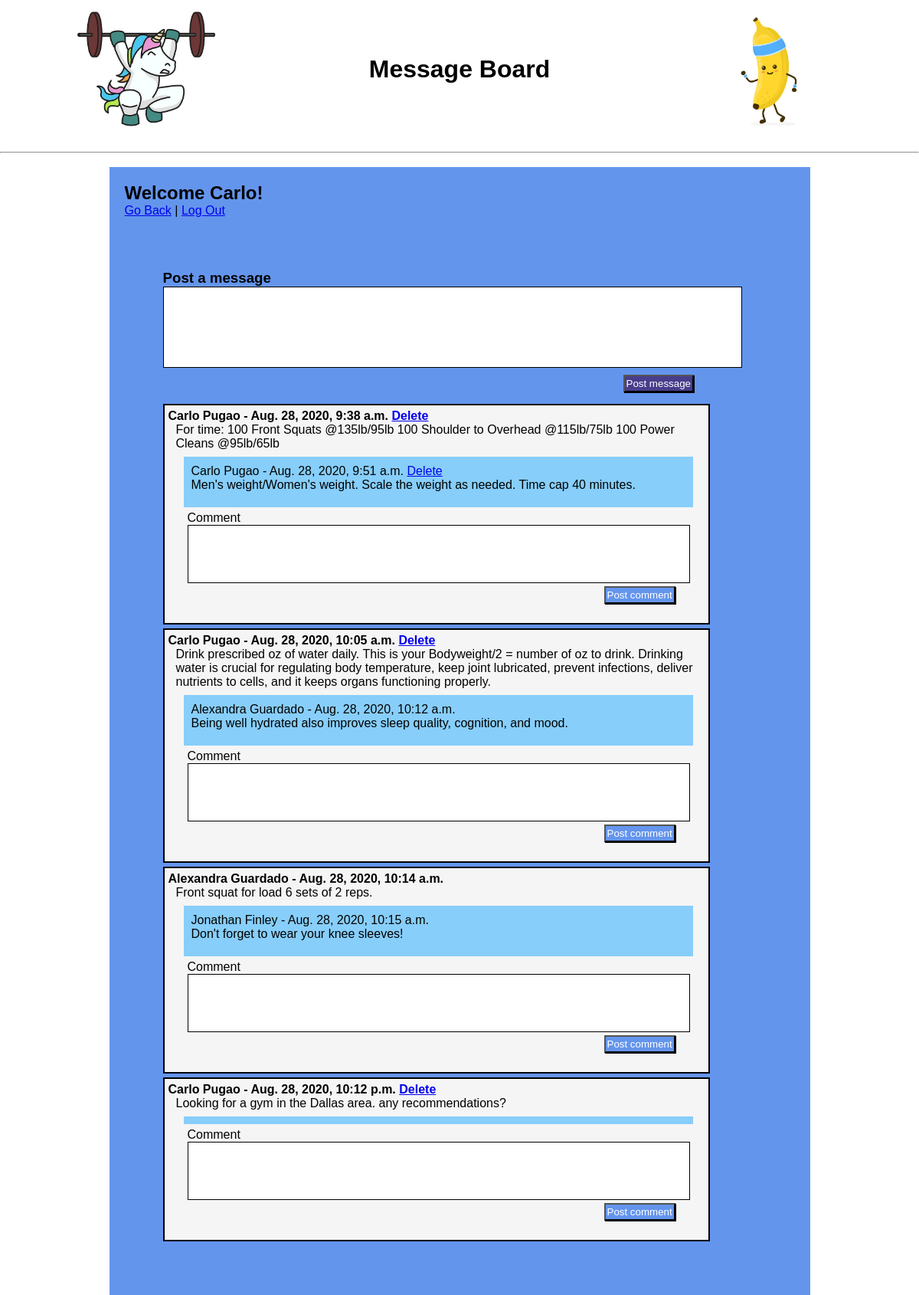
Screenshot of /message_board (signed in) with the database file from the repository.
### athletics_app/models.py (models this page shows)
class User(models.Model):
    first_name = models.CharField(max_length=64)
    last_name = models.CharField(max_length=64)
    gym = models.CharField(max_length=64)
    email = models.EmailField(max_length=255, unique=True)
    password = models.CharField(max_length=64)
    created_at = models.DateTimeField(auto_now_add=True)
    updated_at = models.DateTimeField(auto_now=True)
    objects = UserManager()

class Message(models.Model):
    message = models.TextField()
    created_at = models.DateTimeField(auto_now_add=True)
    updated_at = models.DateTimeField(auto_now=True)
    author = models.ForeignKey(
        User,
        related_name="messages",
        on_delete=models.CASCADE
    )

class Comment(models.Model):
    comment = models.TextField()
    created_at = models.DateTimeField(auto_now_add=True)
    updated_at = models.DateTimeField(auto_now=True)
    author = models.ForeignKey(
        User,
        related_name="comments",
        on_delete=models.CASCADE
    )
    message = models.ForeignKey(
        Message,
        related_name="comments",
        on_delete=models.CASCADE
    )

### athletics_app/views.py (the view)
# urls.py: path('message_board', views.message_board),
def message_board(request):
    context = {
        'user' : User.objects.get(id=request.session['user_id']),
        'all_messages' : Message.objects.all()
    }
    return render(request, 'message-board.html', context)

### athletics_app/templates/message-board.html (shortened to what this page needs)
<!DOCTYPE html>
<html lang="en">
<head>
    {% load static %}
    <link rel="stylesheet" href="{% static 'style.css' %}">
</head>
<body>
    <div class="headerdiv">
        <img class="image3" src="{% static 'images/unicorn.jpg' %}" />
        <h1>Message Board</h1>
        <img class="image3" src="{% static 'images/banana.jpg' %}" />
    </div>
    <br>
    <hr>
    <br>
    <div class="container">
        <h2>Welcome {{ user.first_name }}!</h2>
        <p><a href="/dashboard">Go Back</a> | <a href="/users/logout">Log Out</a></p>
        <br>
        <div class="main">
            <form class="message" action="/post_message" method="POST">
                <h3>Post a message</h3>
                <textarea name="message"></textarea>
                <button>Post message</button>
            </form>
            {% for message in all_messages %}
            <div class="post-area">
                <div class="message-div">
                    <p style="font-weight: bold;">{{ message.author.first_name }} {{ message.author.last_name }} -
                        {{ message.created_at }}
                        {% if user.id == message.author.id %}
                        <a href="/message/{{ message.id }}/delete">Delete</a>
                        {% endif %}
                    </p>
                    <p class="message-area">{{ message.message }}</p>
                </div>
                <div class="comment-div">
                    {% for comment in message.comments.all %}
                    <div class="comment-area">
                        <p styel="font-weight: bold;">
                            {{ comment.author.first_name }} {{ comment.author.last_name }} - {{ comment.created_at }}
                            {% if user.id == comment.author.id %}
                            <a href="/comment/{{ comment.id }}/delete">Delete</a>
                            {% endif %}
                        </p>
                        <p>{{ comment.comment }}</p>
                    </div>
                    {% endfor %}
                </div>
                <form class="comment" action="/post_comment" method="POST">
                    <p>Comment</p>
                    <textarea name="comment"></textarea>
                    <button>Post comment</button>
                </form>
            </div>
            {% endfor %}
        </div>
    </div>
</body>
</html>

### athletics_app/static/style.css (style rules this page uses)
* { margin:0px; padding:0px; font-family: Impact, Haettenschweiler, 'Arial Narrow Bold', sans-serif; }
.image3 { width: 15%; }
h1 { font-family: Impact, Haettenschweiler, 'Arial Narrow Bold', sans-serif; }
.headerdiv { display: flex; justify-content: space-around; align-items: center; }
.container { width:875px; margin: auto; background-color: cornflowerblue; padding: 20px; }
.post-area { width: 700px; background-color: whitesmoke; margin-top: 5px; padding: 5px; border: solid 2px black; }
.main { width: 100%; padding: 50px; }
.message textarea { width: 750px; height: 100px; border: solid 1px black; padding: 2px; resize: none; }
.message button { margin-top: 5px; margin-left: 601px; margin-bottom: 10px; padding:2px; color: white; background-color: darkslateblue; box-shadow: 1px 1px black; }
.message-area { margin-left: 10px; }
.message-div { margin-bottom: 8px; }
.comment-div { width: 655px; background-color: lightskyblue; margin-left: 20px; padding: 5px; }
.comment-area, .comment { margin-bottom: 10px; padding: 5px; }
.comment { margin-left: 20px; }
.comment textarea { width: 650px; height: 70px; padding: 2px; border: solid 1px black; resize: none; }
.comment button { margin-left: 544px; margin-bottom: 5px; padding: 2px; color: white; background-color: cornflowerblue; box-shadow: 1px 1px black; }

### rows the page displays
User: first_name "Carlo"
Message: author.first_name "Carlo", author.last_name "Pugao", created_at "Aug. 28, 2020, 9:38 a.m.", message "For time: 100 Front Squats @135lb/95lb 100 Shoulder to Overhead @115lb/75lb 100 Power Cleans @95lb/65lb"
Comment: author.first_name "Carlo", author.last_name "Pugao", created_at "Aug. 28, 2020, 9:51 a.m.", comment "Men's weight/Women's weight. Scale the weight as needed. Time cap 40 minutes."
Message: author.first_name "Carlo", author.last_name "Pugao", created_at "Aug. 28, 2020, 10:05 a.m.", message "Drink prescribed oz of water daily. This is your Bodyweight/2 = number of oz to drink. Drinking water is crucial for regulating body temperature, keep joint lubricated, prevent infections, deliver nutrients to cells, and it keeps organs functioning properly."
Comment: author.first_name "Alexandra", author.last_name "Guardado", created_at "Aug. 28, 2020, 10:12 a.m.", comment "Being well hydrated also improves sleep quality, cognition, and mood."
Message: author.first_name "Alexandra", author.last_name "Guardado", created_at "Aug. 28, 2020, 10:14 a.m.", message "Front squat for load 6 sets of 2 reps."
Comment: author.first_name "Jonathan", author.last_name "Finley", created_at "Aug. 28, 2020, 10:15 a.m.", comment "Don't forget to wear your knee sleeves!"
Message: author.first_name "Carlo", author.last_name "Pugao", created_at "Aug. 28, 2020, 10:12 p.m.", message "Looking for a gym in the Dallas area. any recommendations?"
